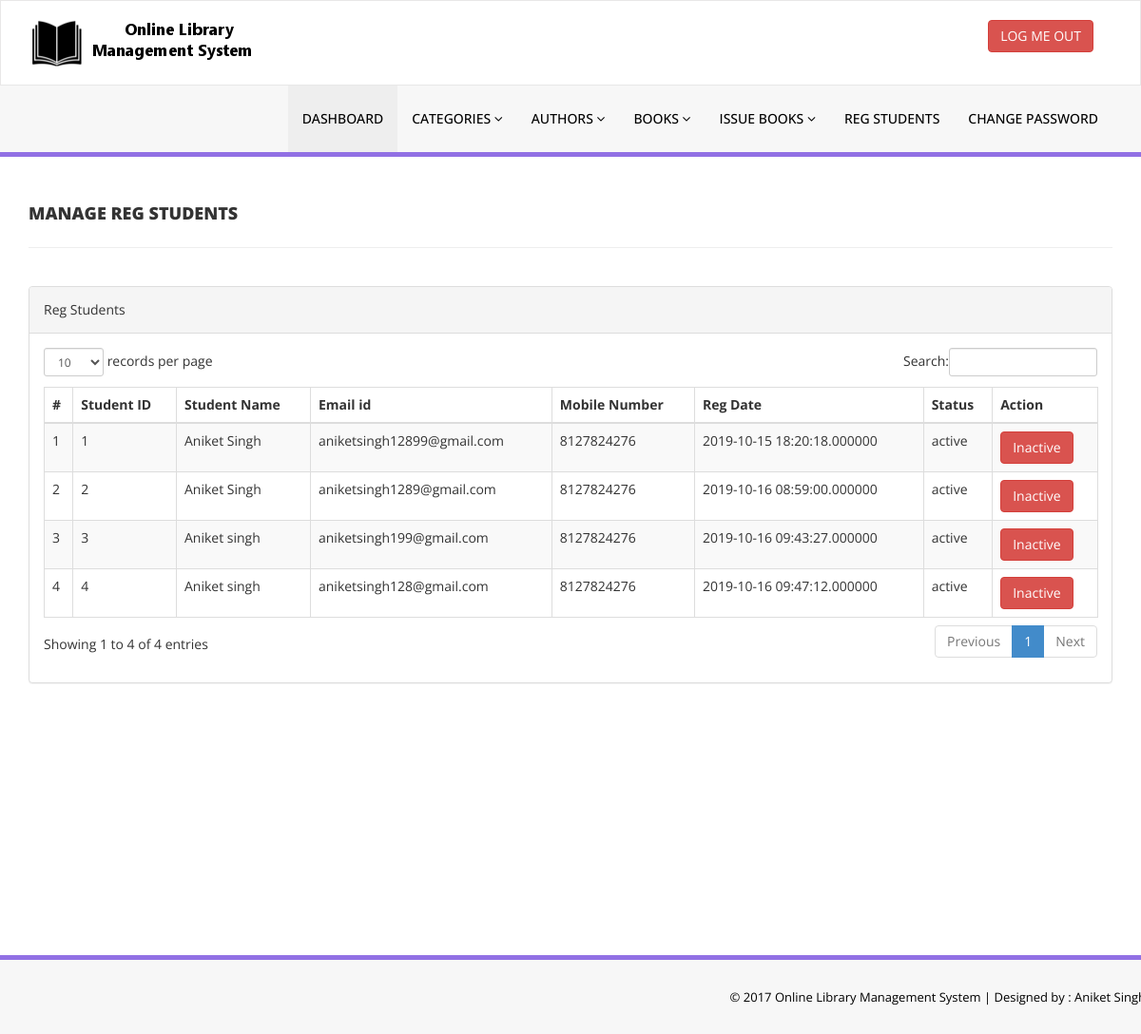
/library/admin/reg-students.php (signed in), run on the app's committed database.
### tables this page shows
CREATE TABLE IF NOT EXISTS `students` (
  `student_id` int(6) NOT NULL AUTO_INCREMENT,
  `fullname` varchar(150) NOT NULL,
  `email` varchar(150) NOT NULL,
  `mobileno` bigint(10) NOT NULL,
  `password` varchar(256) NOT NULL,
  `status` enum('active','pending','blocked') NOT NULL DEFAULT 'pending',
  `added_at` timestamp(6) NULL DEFAULT NULL,
  `updated_at` timestamp NOT NULL DEFAULT CURRENT_TIMESTAMP,
  PRIMARY KEY (`student_id`)
);

### library/admin/reg-students.php (the view, shortened to what this page needs)
<?php
if(isset($_SESSION['user'])){
include('includes/config.php');
  $selectquery = "select * from students";
    $selectqueryresult = mysqli_query($con, $selectquery) or die(mysqli_error($con));
}
?>
<!DOCTYPE html>
<html xmlns="http://www.w3.org/1999/xhtml">
<head>
    <link href="assets/css/bootstrap.css" rel="stylesheet" />
    <link href="assets/css/font-awesome.css" rel="stylesheet" />
    <link href="assets/js/dataTables/dataTables.bootstrap.css" rel="stylesheet" />
    <link href="assets/css/style.css" rel="stylesheet" />
</head>
<body>
<?php include('includes/header.php');?>
    <div class="content-wrapper">
         <div class="container">
        <div class="row pad-botm">
            <div class="col-md-12">
                <h4 class="header-line">Manage Reg Students</h4>
    </div>
        </div>
            <div class="row">
                <div class="col-md-12">
                    <div class="panel panel-default">
                        <div class="panel-heading">
                          Reg Students
                        </div>
                        <div class="panel-body">
                            <div class="table-responsive">
                                <table class="table table-striped table-bordered table-hover" id="dataTables-example">
                                    <thead>
                                        <tr>
                                            <th>#</th>
                                            <th>Student ID</th>
                                            <th>Student Name</th>
                                            <th>Email id </th>
                                            <th>Mobile Number</th>
                                            <th>Reg Date</th>
                                            <th>Status</th>
                                            <th>Action</th>
                                        </tr>
                                    </thead>
                                    <tbody>
                                      <?php
                                        $count = 1;
                                        while($print = mysqli_fetch_array($selectqueryresult)){
                                        ?>
                                        <tr class="odd gradeX">
                                            <td class="center"><?php echo($count)?> </td>
                                            <td class="center"><?php echo($print['student_id'])?> </td>
                                            <td class="center"> <?php echo($print['fullname'])?></td>
                                            <td class="center"><?php echo($print['email'])?> </td>
                                            <td class="center"><?php echo($print['mobileno'])?> </td>
                                             <td class="center"><?php echo($print['added_at'])?> </td>
                                            <td class="center"><?php echo($print['status'])?> </td>
                                            <td class="center">
                                            <?php if($print['status']=='active'){?>
                                              <a href="reg-students.php?inactid=<?php echo($print['student_id'])?>" onclick="return confirm('Are you sure you want to block this student?');" >  <button class="btn btn-danger"> Inactive</button></a>
                                            <?php }
                                                ?>
                                            </td>
                                        </tr>
                                        <?php $count++; }?>
                                    </tbody>
                                </table>
                            </div>
                        </div>
                    </div>
                </div>
            </div>
    </div>
    </div>
  <?php include('includes/footer.php');?>
</body>
</html>

### library/admin/assets/css/style.css (style rules this page uses)
.content-wrapper { margin-top: 40px; min-height:800px; padding-bottom:90px; }
.header-line { font-weight:900; padding-bottom:25px; border-bottom:1px solid #eeeeee; text-transform:uppercase; }
.pad-botm { padding-bottom:30px; }

### data on the page
students: student_id "1", fullname "Aniket Singh", email "aniketsingh12899@gmail.com", mobileno "8127824276", added_at "2019-10-15 18:20:18.000000", status "active"
students: student_id "2", fullname "Aniket Singh", email "aniketsingh1289@gmail.com", mobileno "8127824276", added_at "2019-10-16 08:59:00.000000", status "active"
students: student_id "3", fullname "Aniket singh", email "aniketsingh199@gmail.com", mobileno "8127824276", added_at "2019-10-16 09:43:27.000000", status "active"
students: student_id "4", fullname "Aniket singh", email "aniketsingh128@gmail.com", mobileno "8127824276", added_at "2019-10-16 09:47:12.000000", status "active"
